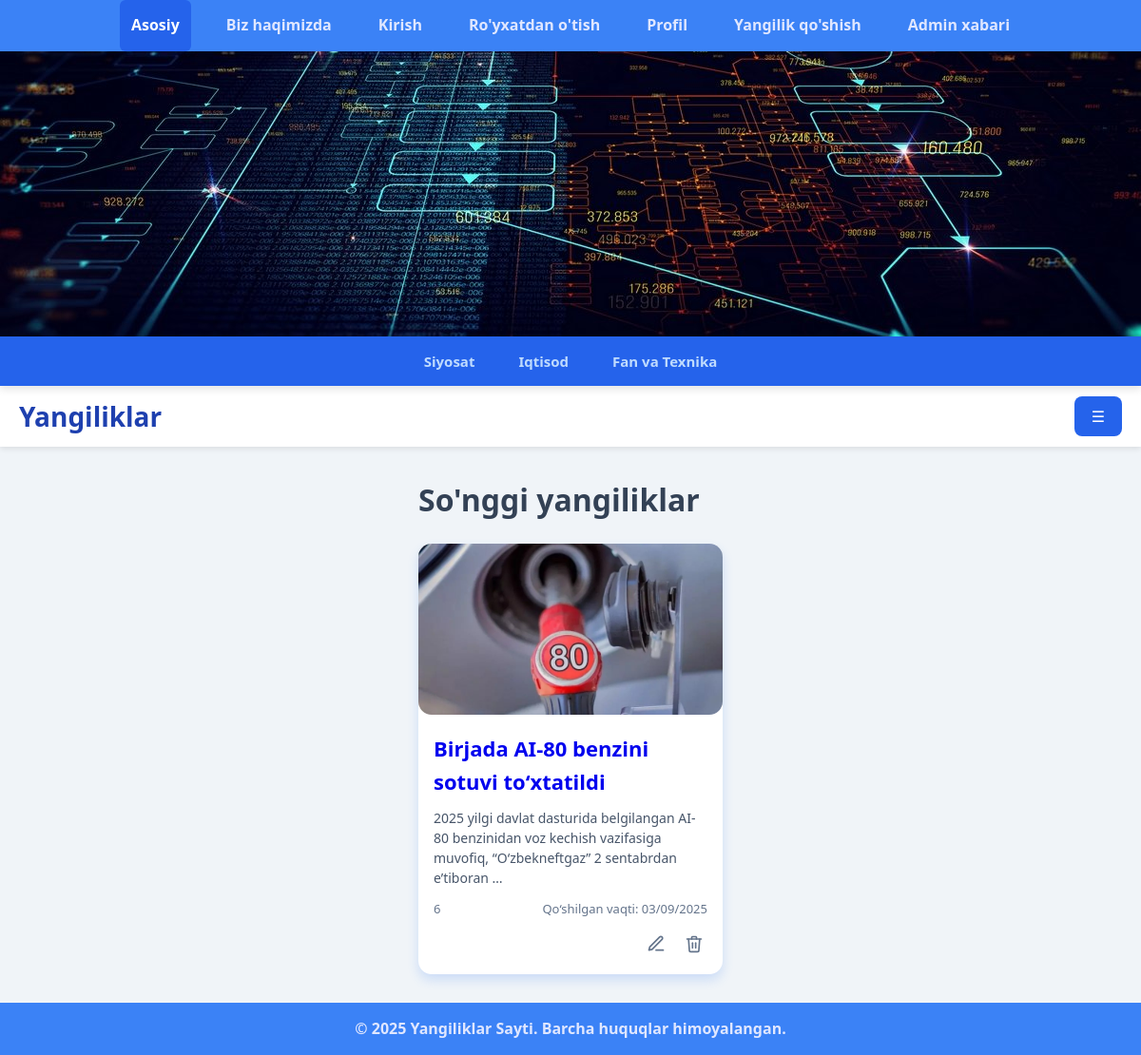
The app's page /category/2/ with its own data.
### news/models.py (models this page shows, shortened)
class Category(models.Model):
    name = models.CharField(max_length=150, unique=True, verbose_name="Nomi")
    class Meta:
        verbose_name = "Bo'lim"
        verbose_name_plural = "Bo'limlar"

class News(models.Model):
    title = models.CharField(max_length=250, verbose_name="Maqola nomi")
    description = models.TextField(null=True, blank=True, verbose_name="Maqola matni")
    views = models.IntegerField(default=0, verbose_name="Ko'rishlar soni")
    image = models.ImageField(upload_to="images/", null=True, blank=True, verbose_name="Rasmi")
    video = models.FileField(upload_to="videos/", null=True, blank=True, verbose_name="Videosi")
    created = models.DateTimeField(auto_now_add=True, verbose_name="Qo'shilgan vaqti")
    updated = models.DateTimeField(auto_now=True, verbose_name="Yangilangan vaqti")
    published = models.BooleanField(default=True, verbose_name="Saytga chiqarish")
    category = models.ForeignKey(Category, on_delete=models.CASCADE, verbose_name="Bo'lim")
    class Meta:
        verbose_name = "Yangilik"
        verbose_name_plural = "Yangiliklar"
        ordering = ['-created']

### news/views.py (the view)
# urls.py: path('category/<int:category_id>/', news_by_category, name="news_by_category"),
def news_by_category(request, category_id: int):
    newses = News.objects.filter(category_id=category_id)
    categories = Category.objects.all()
    context = {
        "newses": newses,
        "categories": categories,
        "title": Category.objects.get(pk=category_id).name
    }
    return render(request, "news/index.html", context)

### news/templates/news/index.html (shortened to what this page needs)
{% extends 'base.html' %}
{% block content %}
    <h1>So'nggi yangiliklar</h1>
    <div class="news-cards">
        {% for news in newses %}
        <div class="news-card">
            {% if news.image %}
            <img src="{{ news.image.url }}" alt="Yangilik rasmi"/>
            {% else %}
            <img src="" alt="Not found"/>
            {% endif %}
            <div class="news-card-content">
                <h3><a href="{% url 'news_detail' news.pk %}" style="text-decoration: none;">
                    {{ news.title }}
                </a></h3>
                <p>{{ news.description|truncatewords:15 }}</p>
                <div class="news-card-meta">
                    <span class="views">
                      {{ news.views }}
                    </span>
                    <span>Qo‘shilgan vaqti: {{ news.created|date:"d/m/Y" }}</span>
                </div>
                <div class="news-card-actions">
                    <a href="{% url 'update_news' news.pk %}">
                    <button title="O'zgartirish" aria-label="Edit">
                        <svg xmlns="http://www.w3.org/2000/svg" fill="none" stroke="currentColor" stroke-width="2"
                             stroke-linecap="round" stroke-linejoin="round" viewBox="0 0 24 24" width="20" height="20">
                            <path d="M12 20h9"/>
                            <path d="M16.5 3.5a2.121 2.121 0 0 1 3 3L7 19l-4 1 1-4 12.5-12.5z"/>
                        </svg>
                    </button>
                    </a>
                    <a href="{% url 'delete_news' news.pk %}">
                    <button title="O'chirish" aria-label="Delete">
                    </button>
                    </a>
                </div>
            </div>
        </div>
        {% endfor %}
    </div>
{% endblock content %}

### templates/components/_header.html
<nav class="navbar">
    <ul>
        <li><a href="{% url 'home' %}" class="active">Asosiy</a></li>
        <li><a href="about.html">Biz haqimizda</a></li>
        <li><a href="login.html">Kirish</a></li>
        <li><a href="register.html">Ro'yxatdan o'tish</a></li>
        <li><a href="profile.html">Profil</a></li>
        <li><a href="add-news.html">Yangilik qo'shish</a></li>
        <li><a href="admin-message.html">Admin xabari</a></li>
    </ul>
</nav>
<div class="header-image"></div>
<div class="category-menu">
    {% for category in categories %}
    <a href="{% url 'news_by_category' category.pk %}">{{ category.name }}</a>
    {% endfor %}
</div>
<header class="header-content">
    <div class="logo">Yangiliklar</div>
    <button class="nav-toggle" aria-label="Menyu ochish">&#9776;</button>
</header>

### staticfiles/css/style.css (style rules this page uses)
* { margin: 0; padding: 0; box-sizing: border-box; font-family: 'Segoe UI', Tahoma, Geneva, Verdana, sans-serif; scroll-behavior: smooth; }
body { background-color: #f0f4f8; color: #334155; line-height: 1.6; min-height: 100vh; display: flex; flex-direction: column; }
.navbar { background-color: #3b82f6; box-shadow: 0 4px 10px rgb(0 0 0 / 0.1); z-index: 20; position: sticky; top: 0; }
.navbar ul { margin: 0; padding: 0 20px; list-style: none; display: flex; justify-content: center; gap: 25px; }
.navbar ul li a { display: block; padding: 14px 12px; color: #e0e7ff; font-weight: 600; text-decoration: none; transition: background-color 0.3s ease; border-radius: 6px; user-select: none; }
.navbar ul li a:hover, .navbar ul li a.active { background-color: #2563eb; color: white; }
.header-image { width: 100%; height: 300px; background-size: cover; background-position: center; transition: background-image 1s ease-in-out; }
.category-menu { background-color: #2563eb; box-shadow: 0 4px 8px rgb(0 0 0 / 0.1); padding: 8px 20px; display: flex; justify-content: center; gap: 18px; z-index: 15; user-select: none; }
.category-menu a { color: #bfdbfe; font-weight: 600; text-decoration: none; padding: 6px 14px; border-radius: 6px; font-size: 15px; transition: background-color 0.3s ease; }
.header-content { position: relative; padding: 10px 20px; background-color: #fff; display: flex; justify-content: space-between; align-items: center; box-shadow: 0 2px 6px rgb(0 0 0 / 0.1); z-index: 10; }
.logo { font-size: 28px; font-weight: 700; color: #1e40af; user-select: none; }
button { cursor: pointer; background-color: #2563eb; border: none; color: white; padding: 10px 18px; font-size: 16px; border-radius: 8px; transition: background-color 0.3s ease; user-select: none; }
.news-cards { display: flex; flex-wrap: wrap; gap: 20px; justify-content: center; margin-top: 20px; }
.news-card { background-color: #fff; border-radius: 14px; box-shadow: 0 6px 12px rgb(59 130 246 / 0.2); width: 320px; overflow: hidden; display: flex; flex-direction: column; transition: transform 0.3s ease; }
.news-card img { width: 100%; height: 180px; object-fit: cover; border-bottom-left-radius: 14px; border-bottom-right-radius: 14px; }
.news-card-content { padding: 18px 16px; flex-grow: 1; display: flex; flex-direction: column; }
.news-card-content h3 { margin-bottom: 10px; font-size: 22px; color: #1e293b; user-select: text; }
.news-card-content p { flex-grow: 1; color: #475569; font-size: 14px; margin-bottom: 12px; line-height: 1.5; user-select: text; }
.news-card-meta { font-size: 13px; color: #64748b; display: flex; justify-content: space-between; align-items: center; margin-bottom: 12px; user-select: none; }
.news-card-actions { display: flex; justify-content: flex-end; gap: 12px; }
.news-card-actions button { background: none; border: none; cursor: pointer; padding: 4px; transition: color 0.3s ease; display: flex; align-items: center; justify-content: center; color: #64748b; user-select: none; width: 28px; height: 28px; border-radius: 6px; }

### records on screen
Category: name "Siyosat"
Category: name "Iqtisod"
Category: name "Fan va Texnika"
News: image (picture), title "Birjada AI-80 benzini sotuvi to‘xtatildi", description "2025 yilgi davlat dasturida belgilangan AI-80 benzinidan voz kechish vazifasiga muvofiq, “O‘zbekneftgaz” 2 sentabrdan e’tiboran …", views "6", created "03/09/2025"
